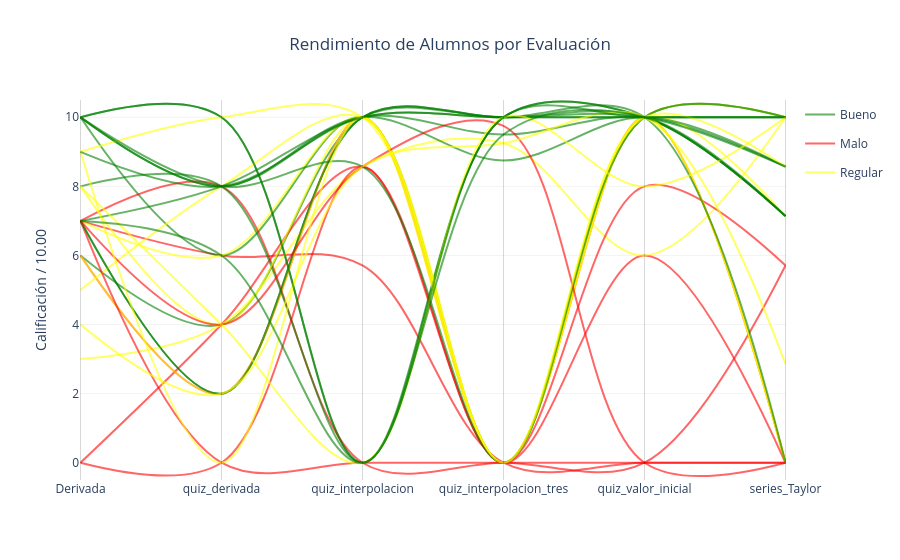

The code cell stored with this chart in its notebook:
### Code cell
def clasificar_alumno(valor):
    if valor >= 7.0:
        return 'Bueno', 'green'  
    elif valor >= 5.0:
        return 'Regular', 'yellow'
    else:
        return 'Malo', 'red'  

df_final[['Clasificacion', 'Color']] = df_final.apply(lambda row: pd.Series(clasificar_alumno(row['Promedio'])), axis=1)

fig1 = go.Figure()

leyendas_agregadas = {'Bueno': False, 'Regular': False, 'Malo': False}

for index, row in df_final.iterrows():
    categoria_actual = row['Clasificacion']
    
    mostrar_leyenda = not leyendas_agregadas[categoria_actual]
    if mostrar_leyenda:
        leyendas_agregadas[categoria_actual] = True

    fig1.add_trace(go.Scatter(
        x=categorias_tests,
        y=row[categorias_tests],
        mode='lines',
        line=dict(color=row['Color'], width=2, shape='spline'),
        opacity=0.6,
        name=categoria_actual, 
        legendgroup=categoria_actual, 
        showlegend=mostrar_leyenda,
        text=[f"<b>{row['Nombre Completo']}</b><br>Promedio: {row['Promedio']:.2f}<br>Clasificación: {row['Clasificacion']}"] * len(categorias_tests),
        hovertemplate="%{text}<br>%{x}: %{y:.2f}<extra></extra>"
    ))

for cat in categorias_tests:
    fig1.add_vline(x=cat, line_width=1, line_dash="solid", line_color="black", opacity=0.15)

fig1.update_layout(
    title='Rendimiento de Alumnos por Evaluación',
    title_x=0.5,
    yaxis=dict(
        title='Calificación / 10.00',
        range=[-0.5, 10.5], 
        gridcolor='rgba(200, 200, 200, 0.2)'
    ),
    plot_bgcolor='white',
    hovermode='closest'
)

fig1.show()

### Figure 1 — Plotly figure (JSON) as saved in the notebook; plotly's stock layout.template omitted (floating-point values rounded to 4 significant figures)
{"data": [{"hovertemplate": "%{text}<br>%{x}: %{y:.2f}<extra></extra>", "legendgroup": "Bueno", "line": {"color": "green", "shape": "spline", "width": 2}, "mode": "lines", "name": "Bueno", "opacity": 0.6, "showlegend": true, "text": ["<b>SANDRA VIANEY ANTONIO ANTONIO</b><br>Promedio: 8.33<br>Clasificación: Bueno", "<b>SANDRA VIANEY ANTONIO ANTONIO</b><br>Promedio: 8.33<br>Clasificación: Bueno", "<b>SANDRA VIANEY ANTONIO ANTONIO</b><br>Promedio: 8.33<br>Clasificación: Bueno", "<b>SANDRA VIANEY ANTONIO ANTONIO</b><br>Promedio: 8.33<br>Clasificación: Bueno", "<b>SANDRA VIANEY ANTONIO ANTONIO</b><br>Promedio: 8.33<br>Clasificación: Bueno", "<b>SANDRA VIANEY ANTONIO ANTONIO</b><br>Promedio: 8.33<br>Clasificación: Bueno"], "type": "scatter", "x": ["Derivada", "quiz_derivada", "quiz_interpolacion", "quiz_interpolacion_tres", "quiz_valor_inicial", "series_Taylor"], "y": [6, 4, 10, 10, 10, 10]}, {"hovertemplate": "%{text}<br>%{x}: %{y:.2f}<extra></extra>", "legendgroup": "Bueno", "line": {"color": "green", "shape": "spline", "width": 2}, "mode": "lines", "name": "Bueno", "opacity": 0.6, "showlegend": false, "text": ["<b>DANIELA ARANA LARA</b><br>Promedio: 7.86<br>Clasificación: Bueno", "<b>DANIELA ARANA LARA</b><br>Promedio: 7.86<br>Clasificación: Bueno", "<b>DANIELA ARANA LARA</b><br>Promedio: 7.86<br>Clasificación: Bueno", "<b>DANIELA ARANA LARA</b><br>Promedio: 7.86<br>Clasificación: Bueno", "<b>DANIELA ARANA LARA</b><br>Promedio: 7.86<br>Clasificación: Bueno", "<b>DANIELA ARANA LARA</b><br>Promedio: 7.86<br>Clasificación: Bueno"], "type": "scatter", "x": ["Derivada", "quiz_derivada", "quiz_interpolacion", "quiz_interpolacion_tres", "quiz_valor_inicial", "series_Taylor"], "y": [10, 10, 0, 10, 10, 7.14]}, {"hovertemplate": "%{text}<br>%{x}: %{y:.2f}<extra></extra>", "legendgroup": "Bueno", "line": {"color": "green", "shape": "spline", "width": 2}, "mode": "lines", "name": "Bueno", "opacity": 0.6, "showlegend": false, "text": ["<b>GUADALUPE VIANEY CAMACHO CARBAJAL</b><br>Promedio: 9.35<br>Clasificación: Bueno", "<b>GUADALUPE VIANEY CAMACHO CARBAJAL</b><br>Promedio: 9.35<br>Clasificación: Bueno", "<b>GUADALUPE VIANEY CAMACHO CARBAJAL</b><br>Promedio: 9.35<br>Clasificación: Bueno", "<b>GUADALUPE VIANEY CAMACHO CARBAJAL</b><br>Promedio: 9.35<br>Clasificación: Bueno", "<b>GUADALUPE VIANEY CAMACHO CARBAJAL</b><br>Promedio: 9.35<br>Clasificación: Bueno", "<b>GUADALUPE VIANEY CAMACHO CARBAJAL</b><br>Promedio: 9.35<br>Clasificación: Bueno"], "type": "scatter", "x": ["Derivada", "quiz_derivada", "quiz_interpolacion", "quiz_interpolacion_tres", "quiz_valor_inicial", "series_Taylor"], "y": [10, 8, 10, 9.5, 10, 8.57]}, {"hovertemplate": "%{text}<br>%{x}: %{y:.2f}<extra></extra>", "legendgroup": "Malo", "line": {"color": "red", "shape": "spline", "width": 2}, "mode": "lines", "name": "Malo", "opacity": 0.6, "showlegend": true, "text": ["<b>VALERIA CARMONA RODRIGUEZ</b><br>Promedio: 3.12<br>Clasificación: Malo", "<b>VALERIA CARMONA RODRIGUEZ</b><br>Promedio: 3.12<br>Clasificación: Malo", "<b>VALERIA CARMONA RODRIGUEZ</b><br>Promedio: 3.12<br>Clasificación: Malo", "<b>VALERIA CARMONA RODRIGUEZ</b><br>Promedio: 3.12<br>Clasificación: Malo", "<b>VALERIA CARMONA RODRIGUEZ</b><br>Promedio: 3.12<br>Clasificación: Malo", "<b>VALERIA CARMONA RODRIGUEZ</b><br>Promedio: 3.12<br>Clasificación: Malo"], "type": "scatter", "x": ["Derivada", "quiz_derivada", "quiz_interpolacion", "quiz_interpolacion_tres", "quiz_valor_inicial", "series_Taylor"], "y": [7, 6, 5.71, 0, 0, 0]}, {"hovertemplate": "%{text}<br>%{x}: %{y:.2f}<extra></extra>", "legendgroup": "Bueno", "line": {"color": "green", "shape": "spline", "width": 2}, "mode": "lines", "name": "Bueno", "opacity": 0.6, "showlegend": false, "text": ["<b>DIEGO CORTES PEREZ</b><br>Promedio: 7.67<br>Clasificación: Bueno", "<b>DIEGO CORTES PEREZ</b><br>Promedio: 7.67<br>Clasificación: Bueno", "<b>DIEGO CORTES PEREZ</b><br>Promedio: 7.67<br>Clasificación: Bueno", "<b>DIEGO CORTES PEREZ</b><br>Promedio: 7.67<br>Clasificación: Bueno", "<b>DIEGO CORTES PEREZ</b><br>Promedio: 7.67<br>Clasificación: Bueno", "<b>DIEGO CORTES PEREZ</b><br>Promedio: 7.67<br>Clasificación: Bueno"], "type": "scatter", "x": ["Derivada", "quiz_derivada", "quiz_interpolacion", "quiz_interpolacion_tres", "quiz_valor_inicial", "series_Taylor"], "y": [10, 6, 10, 0, 10, 10]}, {"hovertemplate": "%{text}<br>%{x}: %{y:.2f}<extra></extra>", "legendgroup": "Regular", "line": {"color": "yellow", "shape": "spline", "width": 2}, "mode": "lines", "name": "Regular", "opacity": 0.6, "showlegend": true, "text": ["<b>JADE DOMINIQUE DESTINOBLES HERNANDEZ</b><br>Promedio: 6.69<br>Clasificación: Regular", "<b>JADE DOMINIQUE DESTINOBLES HERNANDEZ</b><br>Promedio: 6.69<br>Clasificación: Regular", "<b>JADE DOMINIQUE DESTINOBLES HERNANDEZ</b><br>Promedio: 6.69<br>Clasificación: Regular", "<b>JADE DOMINIQUE DESTINOBLES HERNANDEZ</b><br>Promedio: 6.69<br>Clasificación: Regular", "<b>JADE DOMINIQUE DESTINOBLES HERNANDEZ</b><br>Promedio: 6.69<br>Clasificación: Regular", "<b>JADE DOMINIQUE DESTINOBLES HERNANDEZ</b><br>Promedio: 6.69<br>Clasificación: Regular"], "type": "scatter", "x": ["Derivada", "quiz_derivada", "quiz_interpolacion", "quiz_interpolacion_tres", "quiz_valor_inicial", "series_Taylor"], "y": [7, 6, 10, 0, 10, 7.14]}, {"hovertemplate": "%{text}<br>%{x}: %{y:.2f}<extra></extra>", "legendgroup": "Bueno", "line": {"color": "green", "shape": "spline", "width": 2}, "mode": "lines", "name": "Bueno", "opacity": 0.6, "showlegend": false, "text": ["<b>NOE GONZALEZ IBAÑEZ</b><br>Promedio: 7.69<br>Clasificación: Bueno", "<b>NOE GONZALEZ IBAÑEZ</b><br>Promedio: 7.69<br>Clasificación: Bueno", "<b>NOE GONZALEZ IBAÑEZ</b><br>Promedio: 7.69<br>Clasificación: Bueno", "<b>NOE GONZALEZ IBAÑEZ</b><br>Promedio: 7.69<br>Clasificación: Bueno", "<b>NOE GONZALEZ IBAÑEZ</b><br>Promedio: 7.69<br>Clasificación: Bueno", "<b>NOE GONZALEZ IBAÑEZ</b><br>Promedio: 7.69<br>Clasificación: Bueno"], "type": "scatter", "x": ["Derivada", "quiz_derivada", "quiz_interpolacion", "quiz_interpolacion_tres", "quiz_valor_inicial", "series_Taylor"], "y": [7, 2, 10, 10, 10, 7.14]}, {"hovertemplate": "%{text}<br>%{x}: %{y:.2f}<extra></extra>", "legendgroup": "Regular", "line": {"color": "yellow", "shape": "spline", "width": 2}, "mode": "lines", "name": "Regular", "opacity": 0.6, "showlegend": false, "text": ["<b>JOSELIN GONZALEZ RAMIREZ</b><br>Promedio: 6.50<br>Clasificación: Regular", "<b>JOSELIN GONZALEZ RAMIREZ</b><br>Promedio: 6.50<br>Clasificación: Regular", "<b>JOSELIN GONZALEZ RAMIREZ</b><br>Promedio: 6.50<br>Clasificación: Regular", "<b>JOSELIN GONZALEZ RAMIREZ</b><br>Promedio: 6.50<br>Clasificación: Regular", "<b>JOSELIN GONZALEZ RAMIREZ</b><br>Promedio: 6.50<br>Clasificación: Regular", "<b>JOSELIN GONZALEZ RAMIREZ</b><br>Promedio: 6.50<br>Clasificación: Regular"], "type": "scatter", "x": ["Derivada", "quiz_derivada", "quiz_interpolacion", "quiz_interpolacion_tres", "quiz_valor_inicial", "series_Taylor"], "y": [9, 10, 10, 0, 10, 0]}, {"hovertemplate": "%{text}<br>%{x}: %{y:.2f}<extra></extra>", "legendgroup": "Malo", "line": {"color": "red", "shape": "spline", "width": 2}, "mode": "lines", "name": "Malo", "opacity": 0.6, "showlegend": false, "text": ["<b>David Yazao Gordillo Arredondo</b><br>Promedio: 3.10<br>Clasificación: Malo", "<b>David Yazao Gordillo Arredondo</b><br>Promedio: 3.10<br>Clasificación: Malo", "<b>David Yazao Gordillo Arredondo</b><br>Promedio: 3.10<br>Clasificación: Malo", "<b>David Yazao Gordillo Arredondo</b><br>Promedio: 3.10<br>Clasificación: Malo", "<b>David Yazao Gordillo Arredondo</b><br>Promedio: 3.10<br>Clasificación: Malo", "<b>David Yazao Gordillo Arredondo</b><br>Promedio: 3.10<br>Clasificación: Malo"], "type": "scatter", "x": ["Derivada", "quiz_derivada", "quiz_interpolacion", "quiz_interpolacion_tres", "quiz_valor_inicial", "series_Taylor"], "y": [0, 4, 8.57, 0, 6, 0]}, {"hovertemplate": "%{text}<br>%{x}: %{y:.2f}<extra></extra>", "legendgroup": "Regular", "line": {"color": "yellow", "shape": "spline", "width": 2}, "mode": "lines", "name": "Regular", "opacity": 0.6, "showlegend": false, "text": ["<b>LUNA HERNANDEZ CERNA</b><br>Promedio: 6.80<br>Clasificación: Regular", "<b>LUNA HERNANDEZ CERNA</b><br>Promedio: 6.80<br>Clasificación: Regular", "<b>LUNA HERNANDEZ CERNA</b><br>Promedio: 6.80<br>Clasificación: Regular", "<b>LUNA HERNANDEZ CERNA</b><br>Promedio: 6.80<br>Clasificación: Regular", "<b>LUNA HERNANDEZ CERNA</b><br>Promedio: 6.80<br>Clasificación: Regular", "<b>LUNA HERNANDEZ CERNA</b><br>Promedio: 6.80<br>Clasificación: Regular"], "type": "scatter", "x": ["Derivada", "quiz_derivada", "quiz_interpolacion", "quiz_interpolacion_tres", "quiz_valor_inicial", "series_Taylor"], "y": [3, 4, 8.57, 9.25, 6, 10]}, {"hovertemplate": "%{text}<br>%{x}: %{y:.2f}<extra></extra>", "legendgroup": "Malo", "line": {"color": "red", "shape": "spline", "width": 2}, "mode": "lines", "name": "Malo", "opacity": 0.6, "showlegend": false, "text": ["<b>DAVID ANTONIO HERNANDEZ OLVERA</b><br>Promedio: 4.67<br>Clasificación: Malo", "<b>DAVID ANTONIO HERNANDEZ OLVERA</b><br>Promedio: 4.67<br>Clasificación: Malo", "<b>DAVID ANTONIO HERNANDEZ OLVERA</b><br>Promedio: 4.67<br>Clasificación: Malo", "<b>DAVID ANTONIO HERNANDEZ OLVERA</b><br>Promedio: 4.67<br>Clasificación: Malo", "<b>DAVID ANTONIO HERNANDEZ OLVERA</b><br>Promedio: 4.67<br>Clasificación: Malo", "<b>DAVID ANTONIO HERNANDEZ OLVERA</b><br>Promedio: 4.67<br>Clasificación: Malo"], "type": "scatter", "x": ["Derivada", "quiz_derivada", "quiz_interpolacion", "quiz_interpolacion_tres", "quiz_valor_inicial", "series_Taylor"], "y": [6, 2, 10, 0, 10, 0]}, {"hovertemplate": "%{text}<br>%{x}: %{y:.2f}<extra></extra>", "legendgroup": "Regular", "line": {"color": "yellow", "shape": "spline", "width": 2}, "mode": "lines", "name": "Regular", "opacity": 0.6, "showlegend": false, "text": ["<b>SALVADOR HERNANDEZ RAMIREZ</b><br>Promedio: 6.33<br>Clasificación: Regular", "<b>SALVADOR HERNANDEZ RAMIREZ</b><br>Promedio: 6.33<br>Clasificación: Regular", "<b>SALVADOR HERNANDEZ RAMIREZ</b><br>Promedio: 6.33<br>Clasificación: Regular", "<b>SALVADOR HERNANDEZ RAMIREZ</b><br>Promedio: 6.33<br>Clasificación: Regular", "<b>SALVADOR HERNANDEZ RAMIREZ</b><br>Promedio: 6.33<br>Clasificación: Regular", "<b>SALVADOR HERNANDEZ RAMIREZ</b><br>Promedio: 6.33<br>Clasificación: Regular"], "type": "scatter", "x": ["Derivada", "quiz_derivada", "quiz_interpolacion", "quiz_interpolacion_tres", "quiz_valor_inicial", "series_Taylor"], "y": [6, 2, 10, 0, 10, 10]}, {"hovertemplate": "%{text}<br>%{x}: %{y:.2f}<extra></extra>", "legendgroup": "Malo", "line": {"color": "red", "shape": "spline", "width": 2}, "mode": "lines", "name": "Malo", "opacity": 0.6, "showlegend": false, "text": ["<b>DANIEL HERNANDEZ TORRES</b><br>Promedio: 3.45<br>Clasificación: Malo", "<b>DANIEL HERNANDEZ TORRES</b><br>Promedio: 3.45<br>Clasificación: Malo", "<b>DANIEL HERNANDEZ TORRES</b><br>Promedio: 3.45<br>Clasificación: Malo", "<b>DANIEL HERNANDEZ TORRES</b><br>Promedio: 3.45<br>Clasificación: Malo", "<b>DANIEL HERNANDEZ TORRES</b><br>Promedio: 3.45<br>Clasificación: Malo", "<b>DANIEL HERNANDEZ TORRES</b><br>Promedio: 3.45<br>Clasificación: Malo"], "type": "scatter", "x": ["Derivada", "quiz_derivada", "quiz_interpolacion", "quiz_interpolacion_tres", "quiz_valor_inicial", "series_Taylor"], "y": [7, 8, 0, 0, 0, 5.71]}, {"hovertemplate": "%{text}<br>%{x}: %{y:.2f}<extra></extra>", "legendgroup": "Bueno", "line": {"color": "green", "shape": "spline", "width": 2}, "mode": "lines", "name": "Bueno", "opacity": 0.6, "showlegend": false, "text": ["<b>Izac Elezban Ibañez Silva</b><br>Promedio: 7.19<br>Clasificación: Bueno", "<b>Izac Elezban Ibañez Silva</b><br>Promedio: 7.19<br>Clasificación: Bueno", "<b>Izac Elezban Ibañez Silva</b><br>Promedio: 7.19<br>Clasificación: Bueno", "<b>Izac Elezban Ibañez Silva</b><br>Promedio: 7.19<br>Clasificación: Bueno", "<b>Izac Elezban Ibañez Silva</b><br>Promedio: 7.19<br>Clasificación: Bueno", "<b>Izac Elezban Ibañez Silva</b><br>Promedio: 7.19<br>Clasificación: Bueno"], "type": "scatter", "x": ["Derivada", "quiz_derivada", "quiz_interpolacion", "quiz_interpolacion_tres", "quiz_valor_inicial", "series_Taylor"], "y": [8, 8, 0, 10, 10, 7.14]}, {"hovertemplate": "%{text}<br>%{x}: %{y:.2f}<extra></extra>", "legendgroup": "Malo", "line": {"color": "red", "shape": "spline", "width": 2}, "mode": "lines", "name": "Malo", "opacity": 0.6, "showlegend": false, "text": ["<b>DIEGO LIZALDE GALINDO</b><br>Promedio: 3.71<br>Clasificación: Malo", "<b>DIEGO LIZALDE GALINDO</b><br>Promedio: 3.71<br>Clasificación: Malo", "<b>DIEGO LIZALDE GALINDO</b><br>Promedio: 3.71<br>Clasificación: Malo", "<b>DIEGO LIZALDE GALINDO</b><br>Promedio: 3.71<br>Clasificación: Malo", "<b>DIEGO LIZALDE GALINDO</b><br>Promedio: 3.71<br>Clasificación: Malo", "<b>DIEGO LIZALDE GALINDO</b><br>Promedio: 3.71<br>Clasificación: Malo"], "type": "scatter", "x": ["Derivada", "quiz_derivada", "quiz_interpolacion", "quiz_interpolacion_tres", "quiz_valor_inicial", "series_Taylor"], "y": [0, 0, 8.57, 0, 8, 5.71]}, {"hovertemplate": "%{text}<br>%{x}: %{y:.2f}<extra></extra>", "legendgroup": "Regular", "line": {"color": "yellow", "shape": "spline", "width": 2}, "mode": "lines", "name": "Regular", "opacity": 0.6, "showlegend": false, "text": ["<b>ISMAEL LUNA GARCIA</b><br>Promedio: 5.50<br>Clasificación: Regular", "<b>ISMAEL LUNA GARCIA</b><br>Promedio: 5.50<br>Clasificación: Regular", "<b>ISMAEL LUNA GARCIA</b><br>Promedio: 5.50<br>Clasificación: Regular", "<b>ISMAEL LUNA GARCIA</b><br>Promedio: 5.50<br>Clasificación: Regular", "<b>ISMAEL LUNA GARCIA</b><br>Promedio: 5.50<br>Clasificación: Regular", "<b>ISMAEL LUNA GARCIA</b><br>Promedio: 5.50<br>Clasificación: Regular"], "type": "scatter", "x": ["Derivada", "quiz_derivada", "quiz_interpolacion", "quiz_interpolacion_tres", "quiz_valor_inicial", "series_Taylor"], "y": [5, 8, 10, 0, 10, 0]}, {"hovertemplate": "%{text}<br>%{x}: %{y:.2f}<extra></extra>", "legendgroup": "Regular", "line": {"color": "yellow", "shape": "spline", "width": 2}, "mode": "lines", "name": "Regular", "opacity": 0.6, "showlegend": false, "text": ["<b>HILDA ELIS MENDEZ PERALES</b><br>Promedio: 5.33<br>Clasificación: Regular", "<b>HILDA ELIS MENDEZ PERALES</b><br>Promedio: 5.33<br>Clasificación: Regular", "<b>HILDA ELIS MENDEZ PERALES</b><br>Promedio: 5.33<br>Clasificación: Regular", "<b>HILDA ELIS MENDEZ PERALES</b><br>Promedio: 5.33<br>Clasificación: Regular", "<b>HILDA ELIS MENDEZ PERALES</b><br>Promedio: 5.33<br>Clasificación: Regular", "<b>HILDA ELIS MENDEZ PERALES</b><br>Promedio: 5.33<br>Clasificación: Regular"], "type": "scatter", "x": ["Derivada", "quiz_derivada", "quiz_interpolacion", "quiz_interpolacion_tres", "quiz_valor_inicial", "series_Taylor"], "y": [8, 4, 10, 0, 10, 0]}, {"hovertemplate": "%{text}<br>%{x}: %{y:.2f}<extra></extra>", "legendgroup": "Bueno", "line": {"color": "green", "shape": "spline", "width": 2}, "mode": "lines", "name": "Bueno", "opacity": 0.6, "showlegend": false, "text": ["<b>VANESSA ELENA MONDRAGON ALFARO</b><br>Promedio: 7.76<br>Clasificación: Bueno", "<b>VANESSA ELENA MONDRAGON ALFARO</b><br>Promedio: 7.76<br>Clasificación: Bueno", "<b>VANESSA ELENA MONDRAGON ALFARO</b><br>Promedio: 7.76<br>Clasificación: Bueno", "<b>VANESSA ELENA MONDRAGON ALFARO</b><br>Promedio: 7.76<br>Clasificación: Bueno", "<b>VANESSA ELENA MONDRAGON ALFARO</b><br>Promedio: 7.76<br>Clasificación: Bueno", "<b>VANESSA ELENA MONDRAGON ALFARO</b><br>Promedio: 7.76<br>Clasificación: Bueno"], "type": "scatter", "x": ["Derivada", "quiz_derivada", "quiz_interpolacion", "quiz_interpolacion_tres", "quiz_valor_inicial", "series_Taylor"], "y": [10, 8, 8.57, 0, 10, 10]}, {"hovertemplate": "%{text}<br>%{x}: %{y:.2f}<extra></extra>", "legendgroup": "Malo", "line": {"color": "red", "shape": "spline", "width": 2}, "mode": "lines", "name": "Malo", "opacity": 0.6, "showlegend": false, "text": ["<b>DAFNE BRISEIRY MORALES RODRIGUEZ</b><br>Promedio: 1.17<br>Clasificación: Malo", "<b>DAFNE BRISEIRY MORALES RODRIGUEZ</b><br>Promedio: 1.17<br>Clasificación: Malo", "<b>DAFNE BRISEIRY MORALES RODRIGUEZ</b><br>Promedio: 1.17<br>Clasificación: Malo", "<b>DAFNE BRISEIRY MORALES RODRIGUEZ</b><br>Promedio: 1.17<br>Clasificación: Malo", "<b>DAFNE BRISEIRY MORALES RODRIGUEZ</b><br>Promedio: 1.17<br>Clasificación: Malo", "<b>DAFNE BRISEIRY MORALES RODRIGUEZ</b><br>Promedio: 1.17<br>Clasificación: Malo"], "type": "scatter", "x": ["Derivada", "quiz_derivada", "quiz_interpolacion", "quiz_interpolacion_tres", "quiz_valor_inicial", "series_Taylor"], "y": [7, 0, 0, 0, 0, 0]}, {"hovertemplate": "%{text}<br>%{x}: %{y:.2f}<extra></extra>", "legendgroup": "Bueno", "line": {"color": "green", "shape": "spline", "width": 2}, "mode": "lines", "name": "Bueno", "opacity": 0.6, "showlegend": false, "text": ["<b>CITLALLI YUNUHEN PEREZ HERNANDEZ</b><br>Promedio: 7.50<br>Clasificación: Bueno", "<b>CITLALLI YUNUHEN PEREZ HERNANDEZ</b><br>Promedio: 7.50<br>Clasificación: Bueno", "<b>CITLALLI YUNUHEN PEREZ HERNANDEZ</b><br>Promedio: 7.50<br>Clasificación: Bueno", "<b>CITLALLI YUNUHEN PEREZ HERNANDEZ</b><br>Promedio: 7.50<br>Clasificación: Bueno", "<b>CITLALLI YUNUHEN PEREZ HERNANDEZ</b><br>Promedio: 7.50<br>Clasificación: Bueno", "<b>CITLALLI YUNUHEN PEREZ HERNANDEZ</b><br>Promedio: 7.50<br>Clasificación: Bueno"], "type": "scatter", "x": ["Derivada", "quiz_derivada", "quiz_interpolacion", "quiz_interpolacion_tres", "quiz_valor_inicial", "series_Taylor"], "y": [7, 8, 10, 10, 10, 0]}, {"hovertemplate": "%{text}<br>%{x}: %{y:.2f}<extra></extra>", "legendgroup": "Bueno", "line": {"color": "green", "shape": "spline", "width": 2}, "mode": "lines", "name": "Bueno", "opacity": 0.6, "showlegend": false, "text": ["<b>MAYRYM PEREZVARGAS MEDINA</b><br>Promedio: 9.22<br>Clasificación: Bueno", "<b>MAYRYM PEREZVARGAS MEDINA</b><br>Promedio: 9.22<br>Clasificación: Bueno", "<b>MAYRYM PEREZVARGAS MEDINA</b><br>Promedio: 9.22<br>Clasificación: Bueno", "<b>MAYRYM PEREZVARGAS MEDINA</b><br>Promedio: 9.22<br>Clasificación: Bueno", "<b>MAYRYM PEREZVARGAS MEDINA</b><br>Promedio: 9.22<br>Clasificación: Bueno", "<b>MAYRYM PEREZVARGAS MEDINA</b><br>Promedio: 9.22<br>Clasificación: Bueno"], "type": "scatter", "x": ["Derivada", "quiz_derivada", "quiz_interpolacion", "quiz_interpolacion_tres", "quiz_valor_inicial", "series_Taylor"], "y": [10, 8, 10, 8.75, 10, 8.57]}, {"hovertemplate": "%{text}<br>%{x}: %{y:.2f}<extra></extra>", "legendgroup": "Bueno", "line": {"color": "green", "shape": "spline", "width": 2}, "mode": "lines", "name": "Bueno", "opacity": 0.6, "showlegend": false, "text": ["<b>LAURA ANGELICA RAMOS HUERTA</b><br>Promedio: 8.17<br>Clasificación: Bueno", "<b>LAURA ANGELICA RAMOS HUERTA</b><br>Promedio: 8.17<br>Clasificación: Bueno", "<b>LAURA ANGELICA RAMOS HUERTA</b><br>Promedio: 8.17<br>Clasificación: Bueno", "<b>LAURA ANGELICA RAMOS HUERTA</b><br>Promedio: 8.17<br>Clasificación: Bueno", "<b>LAURA ANGELICA RAMOS HUERTA</b><br>Promedio: 8.17<br>Clasificación: Bueno", "<b>LAURA ANGELICA RAMOS HUERTA</b><br>Promedio: 8.17<br>Clasificación: Bueno"], "type": "scatter", "x": ["Derivada", "quiz_derivada", "quiz_interpolacion", "quiz_interpolacion_tres", "quiz_valor_inicial", "series_Taylor"], "y": [7, 2, 10, 10, 10, 10]}, {"hovertemplate": "%{text}<br>%{x}: %{y:.2f}<extra></extra>", "legendgroup": "Malo", "line": {"color": "red", "shape": "spline", "width": 2}, "mode": "lines", "name": "Malo", "opacity": 0.6, "showlegend": false, "text": ["<b>LESLI RUIZ MENDEZ</b><br>Promedio: 4.89<br>Clasificación: Malo", "<b>LESLI RUIZ MENDEZ</b><br>Promedio: 4.89<br>Clasificación: Malo", "<b>LESLI RUIZ MENDEZ</b><br>Promedio: 4.89<br>Clasificación: Malo", "<b>LESLI RUIZ MENDEZ</b><br>Promedio: 4.89<br>Clasificación: Malo", "<b>LESLI RUIZ MENDEZ</b><br>Promedio: 4.89<br>Clasificación: Malo", "<b>LESLI RUIZ MENDEZ</b><br>Promedio: 4.89<br>Clasificación: Malo"], "type": "scatter", "x": ["Derivada", "quiz_derivada", "quiz_interpolacion", "quiz_interpolacion_tres", "quiz_valor_inicial", "series_Taylor"], "y": [7, 4, 8.57, 9.75, 0, 0]}, {"hovertemplate": "%{text}<br>%{x}: %{y:.2f}<extra></extra>", "legendgroup": "Regular", "line": {"color": "yellow", "shape": "spline", "width": 2}, "mode": "lines", "name": "Regular", "opacity": 0.6, "showlegend": false, "text": ["<b>ERIKA GABRIELA SANTIAGO GARCIA</b><br>Promedio: 6.11<br>Clasificación: Regular", "<b>ERIKA GABRIELA SANTIAGO GARCIA</b><br>Promedio: 6.11<br>Clasificación: Regular", "<b>ERIKA GABRIELA SANTIAGO GARCIA</b><br>Promedio: 6.11<br>Clasificación: Regular", "<b>ERIKA GABRIELA SANTIAGO GARCIA</b><br>Promedio: 6.11<br>Clasificación: Regular", "<b>ERIKA GABRIELA SANTIAGO GARCIA</b><br>Promedio: 6.11<br>Clasificación: Regular", "<b>ERIKA GABRIELA SANTIAGO GARCIA</b><br>Promedio: 6.11<br>Clasificación: Regular"], "type": "scatter", "x": ["Derivada", "quiz_derivada", "quiz_interpolacion", "quiz_interpolacion_tres", "quiz_valor_inicial", "series_Taylor"], "y": [4, 2, 8.57, 9.25, 10, 2.86]}, {"hovertemplate": "%{text}<br>%{x}: %{y:.2f}<extra></extra>", "legendgroup": "Regular", "line": {"color": "yellow", "shape": "spline", "width": 2}, "mode": "lines", "name": "Regular", "opacity": 0.6, "showlegend": false, "text": ["<b>DALIA MAYTE SANTIAGO NAVARRETE</b><br>Promedio: 6.26<br>Clasificación: Regular", "<b>DALIA MAYTE SANTIAGO NAVARRETE</b><br>Promedio: 6.26<br>Clasificación: Regular", "<b>DALIA MAYTE SANTIAGO NAVARRETE</b><br>Promedio: 6.26<br>Clasificación: Regular", "<b>DALIA MAYTE SANTIAGO NAVARRETE</b><br>Promedio: 6.26<br>Clasificación: Regular", "<b>DALIA MAYTE SANTIAGO NAVARRETE</b><br>Promedio: 6.26<br>Clasificación: Regular", "<b>DALIA MAYTE SANTIAGO NAVARRETE</b><br>Promedio: 6.26<br>Clasificación: Regular"], "type": "scatter", "x": ["Derivada", "quiz_derivada", "quiz_interpolacion", "quiz_interpolacion_tres", "quiz_valor_inicial", "series_Taylor"], "y": [9, 0, 10, 0, 10, 8.57]}, {"hovertemplate": "%{text}<br>%{x}: %{y:.2f}<extra></extra>", "legendgroup": "Bueno", "line": {"color": "green", "shape": "spline", "width": 2}, "mode": "lines", "name": "Bueno", "opacity": 0.6, "showlegend": false, "text": ["<b>KEYLANI SOTO GODINEZ</b><br>Promedio: 9.26<br>Clasificación: Bueno", "<b>KEYLANI SOTO GODINEZ</b><br>Promedio: 9.26<br>Clasificación: Bueno", "<b>KEYLANI SOTO GODINEZ</b><br>Promedio: 9.26<br>Clasificación: Bueno", "<b>KEYLANI SOTO GODINEZ</b><br>Promedio: 9.26<br>Clasificación: Bueno", "<b>KEYLANI SOTO GODINEZ</b><br>Promedio: 9.26<br>Clasificación: Bueno", "<b>KEYLANI SOTO GODINEZ</b><br>Promedio: 9.26<br>Clasificación: Bueno"], "type": "scatter", "x": ["Derivada", "quiz_derivada", "quiz_interpolacion", "quiz_interpolacion_tres", "quiz_valor_inicial", "series_Taylor"], "y": [9, 8, 10, 10, 10, 8.57]}, {"hovertemplate": "%{text}<br>%{x}: %{y:.2f}<extra></extra>", "legendgroup": "Regular", "line": {"color": "yellow", "shape": "spline", "width": 2}, "mode": "lines", "name": "Regular", "opacity": 0.6, "showlegend": false, "text": ["<b>JOAQUIN LEONARDO SUAREZ AGUILAR</b><br>Promedio: 6.67<br>Clasificación: Regular", "<b>JOAQUIN LEONARDO SUAREZ AGUILAR</b><br>Promedio: 6.67<br>Clasificación: Regular", "<b>JOAQUIN LEONARDO SUAREZ AGUILAR</b><br>Promedio: 6.67<br>Clasificación: Regular", "<b>JOAQUIN LEONARDO SUAREZ AGUILAR</b><br>Promedio: 6.67<br>Clasificación: Regular", "<b>JOAQUIN LEONARDO SUAREZ AGUILAR</b><br>Promedio: 6.67<br>Clasificación: Regular", "<b>JOAQUIN LEONARDO SUAREZ AGUILAR</b><br>Promedio: 6.67<br>Clasificación: Regular"], "type": "scatter", "x": ["Derivada", "quiz_derivada", "quiz_interpolacion", "quiz_interpolacion_tres", "quiz_valor_inicial", "series_Taylor"], "y": [8, 4, 0, 10, 8, 10]}, {"hovertemplate": "%{text}<br>%{x}: %{y:.2f}<extra></extra>", "legendgroup": "Bueno", "line": {"color": "green", "shape": "spline", "width": 2}, "mode": "lines", "name": "Bueno", "opacity": 0.6, "showlegend": false, "text": ["<b>ALVARO JULIAN TOVAR RAMIREZ</b><br>Promedio: 7.77<br>Clasificación: Bueno", "<b>ALVARO JULIAN TOVAR RAMIREZ</b><br>Promedio: 7.77<br>Clasificación: Bueno", "<b>ALVARO JULIAN TOVAR RAMIREZ</b><br>Promedio: 7.77<br>Clasificación: Bueno", "<b>ALVARO JULIAN TOVAR RAMIREZ</b><br>Promedio: 7.77<br>Clasificación: Bueno", "<b>ALVARO JULIAN TOVAR RAMIREZ</b><br>Promedio: 7.77<br>Clasificación: Bueno", "<b>ALVARO JULIAN TOVAR RAMIREZ</b><br>Promedio: 7.77<br>Clasificación: Bueno"], "type": "scatter", "x": ["Derivada", "quiz_derivada", "quiz_interpolacion", "quiz_interpolacion_tres", "quiz_valor_inicial", "series_Taylor"], "y": [10, 10, 0, 9.5, 10, 7.14]}, {"hovertemplate": "%{text}<br>%{x}: %{y:.2f}<extra></extra>", "legendgroup": "Bueno", "line": {"color": "green", "shape": "spline", "width": 2}, "mode": "lines", "name": "Bueno", "opacity": 0.6, "showlegend": false, "text": ["<b>VANESSA MONTSERRAT ZAMORA VILCHIS</b><br>Promedio: 7.17<br>Clasificación: Bueno", "<b>VANESSA MONTSERRAT ZAMORA VILCHIS</b><br>Promedio: 7.17<br>Clasificación: Bueno", "<b>VANESSA MONTSERRAT ZAMORA VILCHIS</b><br>Promedio: 7.17<br>Clasificación: Bueno", "<b>VANESSA MONTSERRAT ZAMORA VILCHIS</b><br>Promedio: 7.17<br>Clasificación: Bueno", "<b>VANESSA MONTSERRAT ZAMORA VILCHIS</b><br>Promedio: 7.17<br>Clasificación: Bueno", "<b>VANESSA MONTSERRAT ZAMORA VILCHIS</b><br>Promedio: 7.17<br>Clasificación: Bueno"], "type": "scatter", "x": ["Derivada", "quiz_derivada", "quiz_interpolacion", "quiz_interpolacion_tres", "quiz_valor_inicial", "series_Taylor"], "y": [7, 6, 0, 10, 10, 10]}], "layout": {"hovermode": "closest", "plot_bgcolor": "white", "shapes": [{"line": {"color": "black", "dash": "solid", "width": 1}, "opacity": 0.15, "type": "line", "x0": "Derivada", "x1": "Derivada", "xref": "x", "y0": 0, "y1": 1, "yref": "y domain"}, {"line": {"color": "black", "dash": "solid", "width": 1}, "opacity": 0.15, "type": "line", "x0": "quiz_derivada", "x1": "quiz_derivada", "xref": "x", "y0": 0, "y1": 1, "yref": "y domain"}, {"line": {"color": "black", "dash": "solid", "width": 1}, "opacity": 0.15, "type": "line", "x0": "quiz_interpolacion", "x1": "quiz_interpolacion", "xref": "x", "y0": 0, "y1": 1, "yref": "y domain"}, {"line": {"color": "black", "dash": "solid", "width": 1}, "opacity": 0.15, "type": "line", "x0": "quiz_interpolacion_tres", "x1": "quiz_interpolacion_tres", "xref": "x", "y0": 0, "y1": 1, "yref": "y domain"}, {"line": {"color": "black", "dash": "solid", "width": 1}, "opacity": 0.15, "type": "line", "x0": "quiz_valor_inicial", "x1": "quiz_valor_inicial", "xref": "x", "y0": 0, "y1": 1, "yref": "y domain"}, {"line": {"color": "black", "dash": "solid", "width": 1}, "opacity": 0.15, "type": "line", "x0": "series_Taylor", "x1": "series_Taylor", "xref": "x", "y0": 0, "y1": 1, "yref": "y domain"}], "title": {"text": "Rendimiento de Alumnos por Evaluación", "x": 0.5}, "yaxis": {"gridcolor": "rgba(200, 200, 200, 0.2)", "range": [-0.5, 10.5], "title": {"text": "Calificación / 10.00"}}}}
